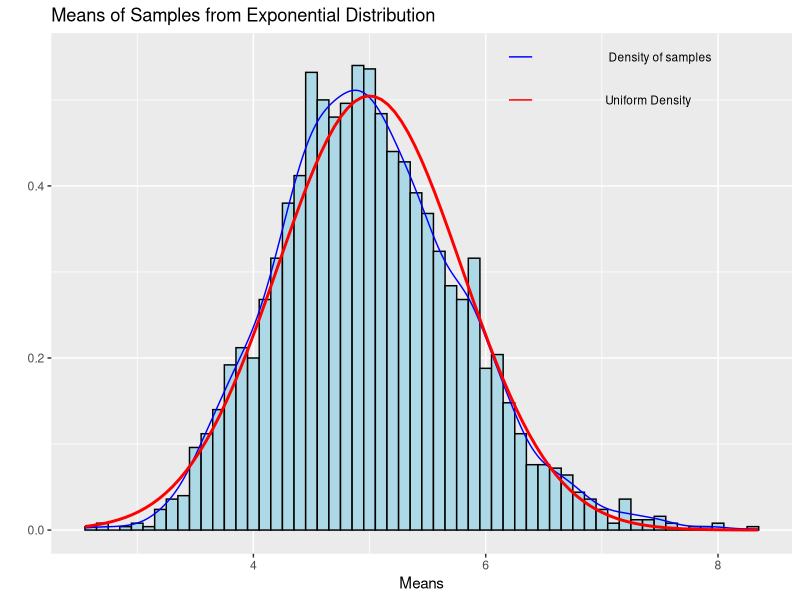
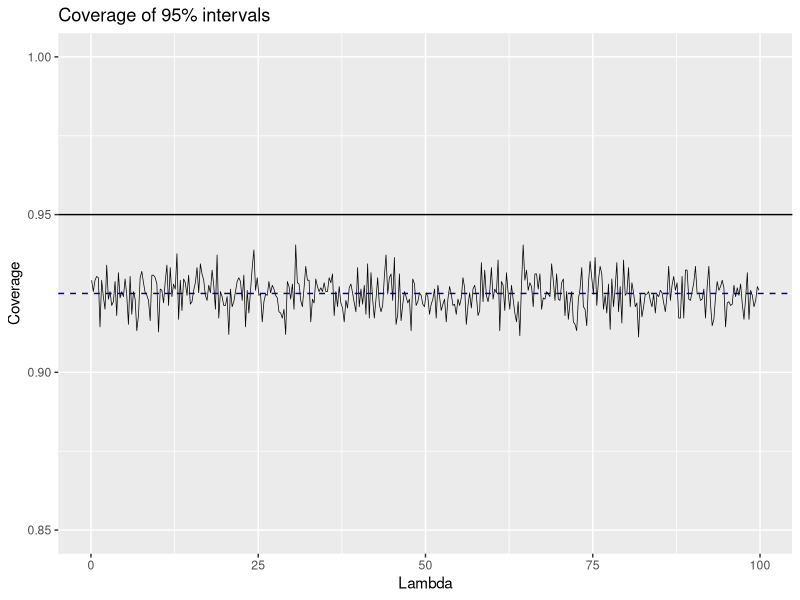

Generate these figures, in order, with R:
## ---- chunk 1
library(ggplot2) 
## ---- chunk 2
set.seed(314159)  
lambda <- 0.2;    number.samples <- 40;     nosim <- 2500
means   <- apply(matrix(rexp(number.samples*nosim, lambda) , nosim), 1, mean)
mean.of.sample.means     <- mean(means)
theoretical.mean         <- 1/lambda
variance.of.sample.means <- var(means)
theoretical.variance     <- (1/(number.samples*lambda**2))
## ---- chunk 3
 
g <- ggplot(data = data.frame(means), aes(x = means)) +
  geom_histogram(aes(y = ..density..), binwidth= 0.1, fill= 'lightblue', colour='black') +
  geom_density(colour = "blue")+   stat_function(fun = dnorm, colour = "red", size = 1,
             args = list(mean = 5,sd = 1/(lambda)*(1/sqrt(number.samples))))
## ---- chunk 4
 g + xlab("Means") + 
    ylab("") + 
    ggtitle("Means of Samples from Exponential Distribution") +  
    annotate("text", x = c(7.4,7.5),  y = c(0.5,0.55), size = 3,
               label =  c("Uniform Density", "Density of samples")) +
    annotate("segment", x = c(6.2,6.2), xend = c(6.4,6.4), y  = c(0.5,0.55), 
          yend = c(0.5,0.55),colour = c("red", "blue"))
## ---- chunk 5
 
Lambda.Value <- seq(0.1, 100.0, by = .25);

Coverage <- sapply(Lambda.Value, function(lambda){
  runs   <- matrix(rexp(number.samples*nosim,lambda) , nosim)    
  lhats  <- apply(runs , 1, mean)
  lsd    <- apply(runs,1,sd)
  ll     <- lhats - qnorm(.975) * lsd /sqrt(number.samples)
  ul     <- lhats + qnorm(.975) * lsd /sqrt(number.samples)
  mean(ll < 1/lambda & ul > 1/lambda) })

## ---- chunk 6

ggplot(data.frame(Lambda.Value, Coverage), aes(x = Lambda.Value, y = Coverage)) +  
    geom_line(size = .25) + geom_hline(yintercept = 0.95) + 
    geom_hline(yintercept = 0.925, colour='navy', linetype=2)+
    ylim(.85, 1.0) +  xlab("Lambda") +  
    ggtitle("Coverage of 95% intervals")

